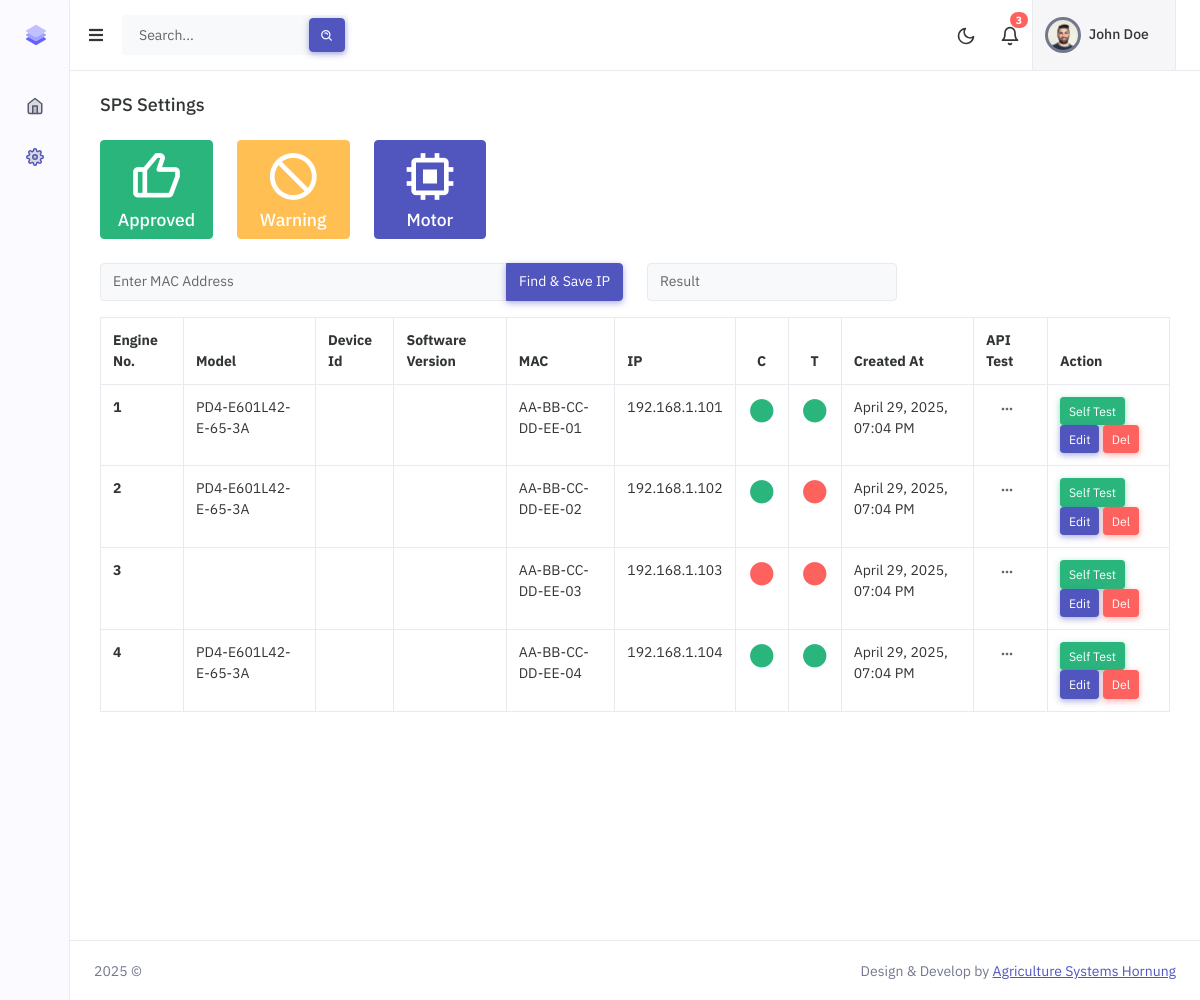
The app's page /system-settings (signed in) with its own data.
### app/models/user.py (models this page shows)
class User(UserMixin, db.Model):
    id = db.Column(db.Integer, primary_key=True)
    name = db.Column(db.String(100), nullable=False)
    license_number = db.Column(db.String(64), nullable=False, unique=True, index=True)

### app/models/stepperMotor.py (models this page shows)
class StepperMotor(db.Model):
    id = db.Column(db.Integer, primary_key=True)
    engine_number = db.Column(db.String(120), nullable=True)
    mac_address = db.Column(db.String(20), nullable=False, unique=True, index=True)
    ip_address = db.Column(db.String(45), nullable=False, unique=True, index=True)
    model_number = db.Column(db.String(120), nullable=True)
    device_id = db.Column(db.String(120), nullable=True)
    software_version = db.Column(db.String(120), nullable=True)
    connected = db.Column(db.Boolean, nullable=True, default=False)
    tested = db.Column(db.Boolean, nullable=True, default=False)
    created_at = db.Column(db.DateTime, default=datetime.utcnow)
    updated_at = db.Column(db.DateTime, default=datetime.utcnow, onupdate=datetime.utcnow)

### app/routes/dashboard.py (the view)
@bp.route('system-settings')
@login_required
def system_settings():
    motors = StepperMotor.query.all()
    motors_list = [
        {
            'id': motor.id,
            'engine_number': motor.engine_number,
            'mac_address': motor.mac_address,
            'ip_address': motor.ip_address,
            'model_number': motor.model_number,
            'device_id': motor.device_id,
            'software_version': motor.software_version,
            'connected': motor.connected,
            'tested': motor.tested,
            'created_at': motor.created_at
        } for motor in motors
    ]
    return render_template('views/dashboard/system_settings.html', motors=motors_list)

### app/__init__.py (called while the page is built)
@login_manager.user_loader
def load_user(user_id):
    from app.models.user import User
    return User.query.get(int(user_id))

### app/templates/views/dashboard/system_settings.html (shortened to what this page needs)
{% extends 'layouts/app.html' %}
{% block content %}
    <div class="row">
        <div class="col-12">
            <div class="page-title-box d-sm-flex align-items-center justify-content-between">
                <h4 class="mb-sm-0 font-size-18">SPS Settings</h4>
            </div>
        </div>
    </div>
    <div class="row">
        <div class="col-md-6">
            <div class="row">
                <div class="col-xl-3 col-lg-3 col-md-3 col-sm-6 col-6">
                    <a href="#" data-bs-toggle="tooltip" data-bs-placement="top" data-bs-original-title="Genehmigt">
                        <div class="card bg-success border-success">
                            <div class="pt-2 text-center">
                                <i class="display-4 bx bx-like mb-1 text-white"></i>
                                <h5 class="text-white">Approved</h5>
                            </div>
                        </div>
                    </a>
                </div>
                <div class="col-xl-3 col-lg-3 col-md-3 col-sm-6 col-6">
                    <a href="#" data-bs-toggle="tooltip" data-bs-placement="top" data-bs-original-title="Warnung">
                        <div class="card bg-warning border-warning">
                            <div class="pt-2 text-center">
                                <i class="display-4 bx bx-block mb-1 text-white"></i>
                                <h5 class="text-white">Warning</h5>
                            </div>
                        </div>
                    </a>
                </div>
                <div class="col-xl-3 col-lg-3 col-md-3 col-sm-6 col-6">
                    <a href="#" data-bs-toggle="tooltip" data-bs-placement="top" data-bs-original-title="Motor">
                        <div class="card bg-primary border-primary">
                            <div class="pt-2 text-center">
                                <i class="display-4 bx bx-chip mb-1 text-white"></i>
                                <h5 class="text-white">Motor</h5>
                            </div>
                        </div>
                    </a>
                </div>
            </div>
        </div>
    </div>
    <div class="row">
        <div class="col-md-6">
            <div class="input-group mb-3">
                <input type="text" class="form-control" id="mac" placeholder="Enter MAC Address" aria-label="Enter MAC Address" aria-describedby="button-addon2">
                <button class="btn btn-primary waves-effect waves-light" type="button" id="findIp" onclick="pingMAC()">Find & Save IP</button>
            </div>
        </div>
        <div class="col-md-3">
            <input type="text" class="form-control" aria-label="Result" id="scanResult" placeholder="Result" readonly>
        </div>
    </div>
    <div class="row">
        <div class="col-12">
            <div class="table-responsive">
                <table class="table table-bordered mb-4">
                    <thead>
                    <tr>
                        <th>Engine No.</th>
                        <th>Model</th>
                        <th>Device Id</th>
                        <th>Software Version</th>
                        <th>MAC</th>
                        <th>IP</th>
                        <th class="text-center">C</th>
                        <th class="text-center">T</th>
                        <th>Created At</th>
                        <th>API Test</th>
                        <th>Action</th>
                    </tr>
                    </thead>
                    <tbody>
                    {% for motor in motors %}
                        <tr>
                            <th scope="row">{{ motor.engine_number }}</th>
                            <td>{{ motor.model_number }}</td>
                            <td>{{ motor.device_id }}</td>
                            <td>{{ motor.software_version }}</td>
                            <td>{{ motor.mac_address }}</td>
                            <td>{{ motor.ip_address }}</td>
                            <td  class="text-center"><i class="bx bxs-circle fs-2 {% if motor.connected %} text-success {% else %} text-danger {% endif %}"></i></td>
                            <td  class="text-center"><i class="bx bxs-circle fs-2 {% if motor.tested %} text-success {% else %} text-danger {% endif %}"></i></td>
                            <td>{{ motor.created_at.strftime('%B %d, %Y, %I:%M %p') }}</td>
                            <td>
                                <div class="dropdown">
                                    <button class="btn btn-link font-size-16 shadow-none py-0 text-muted dropdown-toggle" type="button" data-bs-toggle="dropdown" aria-expanded="false">
                                        <i class="bx bx-dots-horizontal-rounded"></i>
                                    </button>
                                </div>
                            </td>
                            <td>
                                <a class="btn btn-success btn-sm waves-effect waves-light" href="#" role="button">Self Test</a>
                                <a class="btn btn-primary btn-sm waves-effect waves-light" href="{{ url_for('dashboard.edit_motor', motor_id=motor.id) }}" role="button">Edit</a>
                                <form action="{{ url_for('dashboard.delete_motor', motor_id=motor.id) }}" method="POST" style="display:inline;" onsubmit="return confirm('Are you sure you want to delete this motor?');">
                                    <button type="submit" class="btn btn-sm btn-danger waves-effect waves-light">Del</button>
                                </form>
                            </td>
                        </tr>
                    {% endfor %}
                    </tbody>
                </table>
            </div>
        </div>
    </div>
{% endblock %}

### app/templates/layouts/app.html (shortened to what this page needs)
<!doctype html>
<html lang="en">
<head>
    <link rel="stylesheet" href="{{ url_for('static', filename='css/preloader.min.css') }}" type="text/css" />
    <link rel="stylesheet" href="{{ url_for('static', filename='css/bootstrap.min.css')}}" type="text/css" />
    <link rel="stylesheet" href="{{ url_for('static', filename='css/icons.min.css') }}" type="text/css" />
    <link rel="stylesheet" href="{{ url_for('static', filename='css/app.min.css') }}" type="text/css" />
</head>
<body>
<div id="layout-wrapper">
    {% include 'layouts/partials/header.html' %}
    {% include 'layouts/partials/sidebar.html' %}
    <div class="main-content">
        <div class="page-content">
            <div class="container-fluid">
                {% block content %}{% endblock %}
            </div>
        </div>
        {% include 'layouts/partials/footer.html' %}
    </div>
</div>
</body>
</html>

### app/templates/layouts/partials/header.html (shortened to what this page needs)
<header id="page-topbar">
    <div class="navbar-header">
        <div class="d-flex">
            <div class="navbar-brand-box">
                <a href="{{ url_for('dashboard.dashboard') }}" class="logo logo-dark">
                        <span class="logo-sm">
                            <img src="{{ url_for('static', filename='images/logo-sm.svg') }}" alt="Stepper Motor" height="24">
                        </span>
                </a>
            </div>
            <button type="button" class="btn btn-sm px-3 font-size-16 header-item" id="vertical-menu-btn">
                <i class="fa fa-fw fa-bars"></i>
            </button>
            <form class="app-search d-none d-lg-block">
                <div class="position-relative">
                    <input type="text" name="search" aria-label="search" class="form-control" placeholder="Search...">
                    <button class="btn btn-primary" type="button"><i class="bx bx-search-alt align-middle"></i></button>
                </div>
            </form>
        </div>
        <div class="d-flex">
            <div class="dropdown d-none d-sm-inline-block">
                <button type="button" class="btn header-item" id="mode-setting-btn">
                    <i data-feather="moon" class="icon-lg layout-mode-dark"></i>
                </button>
            </div>
            <div class="dropdown d-inline-block">
                <button type="button" class="btn header-item noti-icon position-relative" id="page-header-notifications-dropdown" data-bs-toggle="dropdown" aria-haspopup="true" aria-expanded="false">
                    <i data-feather="bell" class="icon-lg"></i>
                    <span class="badge bg-danger rounded-pill">3</span>
                </button>
            </div>
            <div class="dropdown d-inline-block">
                <button type="button" class="btn header-item bg-light-subtle border-start border-end" id="page-header-user-dropdown" data-bs-toggle="dropdown" aria-haspopup="true" aria-expanded="false">
                    <img class="rounded-circle header-profile-user" src="{{ url_for('static', filename='images/avatar_1.jpg') }}" alt="">
                    <span class="d-none d-xl-inline-block ms-1 fw-medium">
                        {% if current_user.is_authenticated %}
                            {{ current_user.name }}
                        {% else %}
                            Mr. Jhon Doe
                        {% endif %}
                    </span>
                    <i class="mdi mdi-chevron-down d-none d-xl-inline-block"></i>
                </button>
            </div>
        </div>
    </div>
</header>

### app/templates/layouts/partials/sidebar.html (shortened to what this page needs)
<div class="vertical-menu">
    <div data-simplebar class="h-100">
        <div id="sidebar-menu">
            <ul class="metismenu list-unstyled" id="side-menu">
                <li class="{% if request.endpoint == 'dashboard.dashboard' %}mm-active{% endif %}">
                    <a class="{% if request.endpoint == 'dashboard.dashboard' %}active{% endif %}" href="{{ url_for('dashboard.dashboard') }}">
                        <i data-feather="home"></i>
                    </a>
                </li>
                <li class="{% if request.endpoint == 'dashboard.system_settings' %}mm-active{% endif %}">
                    <a class="{% if request.endpoint == 'dashboard.system_settings' %}active{% endif %}" href="{{ url_for('dashboard.system_settings') }}">
                        <i data-feather="settings"></i>
                    </a>
                </li>
            </ul>
        </div>
    </div>
</div>

### app/templates/layouts/partials/footer.html
<footer class="footer">
    <div class="container-fluid">
        <div class="row">
            <div class="col-sm-6">
                <script>document.write(new Date().getFullYear())</script> ©
            </div>
            <div class="col-sm-6">
                <div class="text-sm-end d-none d-sm-block">
                    Design & Develop by <a href="#" class="text-decoration-underline">Agriculture Systems Hornung</a>
                </div>
            </div>
        </div>
    </div>
</footer>

### records on screen
User: name "John Doe"
StepperMotor: engine_number "1", model_number "PD4-E601L42-E-65-3A", mac_address "AA-BB-CC-DD-EE-01", ip_address "192.168.1.101", created_at "April 29, 2025, 07:04 PM"
StepperMotor: engine_number "2", model_number "PD4-E601L42-E-65-3A", mac_address "AA-BB-CC-DD-EE-02", ip_address "192.168.1.102", created_at "April 29, 2025, 07:04 PM"
StepperMotor: engine_number "3", mac_address "AA-BB-CC-DD-EE-03", ip_address "192.168.1.103", created_at "April 29, 2025, 07:04 PM"
StepperMotor: engine_number "4", model_number "PD4-E601L42-E-65-3A", mac_address "AA-BB-CC-DD-EE-04", ip_address "192.168.1.104", created_at "April 29, 2025, 07:04 PM"
